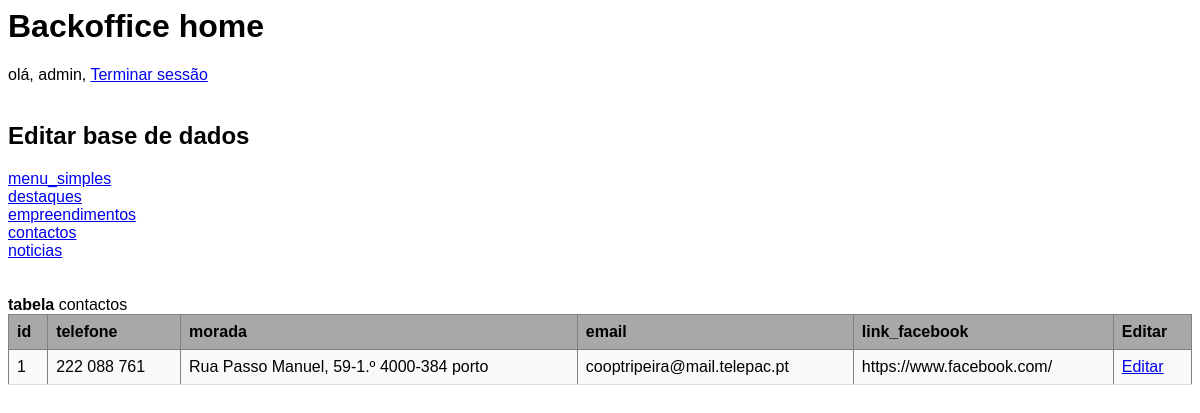
The app's page /backoffice/home.php?tabela=contactos (signed in) with its own data.
### tables this page shows
CREATE TABLE `contactos` (
  `id` int(11) NOT NULL,
  `telefone` varchar(250) NOT NULL,
  `morada` varchar(250) NOT NULL,
  `email` varchar(250) NOT NULL,
  `link_facebook` varchar(1000) NOT NULL
);

### helpers/bd_helper.php (called while the page is built, shortened)
<?php
$pdo = new PDO('mysql:host=localhost;dbname=construcao_e_habitacao_bd', 'root', '');
function selectSQL($sql){
    global $pdo;
    $consult = $pdo->query($sql);
    $result = $consult->fetchAll(PDO::FETCH_ASSOC);
    return $result;
}
?>

### backoffice/home.php (the view, shortened to what this page needs)
<?php
function fazer_tabela($sql_statment){
	$tabela = explode(" ", $sql_statment)[sizeof(explode(" ", $sql_statment))-1];
	echo "<b>tabela</b> " . $tabela;
	$sqla = selectSQL($sql_statment);
if (!empty($sqla)) {
    echo "<table class='tabela_outputs_db' border='1'>";
    echo "<tr>";
    foreach ($sqla[0] as $key => $value) {
        echo "<th>$key</th>";
    }
    echo "<th>Editar</th>";
    echo "</tr>";
    foreach ($sqla as $item) {
        echo "<tr>";
        foreach ($item as $value) {
            echo "<td>$value</td>";
        }
        echo "<td><a href='editar.php?tabela=" . $tabela . "&id=" . $item['id'] ."'>Editar</a></td>";
        echo "</tr>";
    }
    echo "</table><br><br>";
} else {
    echo "No results found.";
}
}
?>
<html lang="pt">
<head>
</head>
<body>
<h1>Backoffice home</h1>
olá, <?php echo $_COOKIE['utilizador'] ?>, <a href="logout.php">Terminar sessão</a>
<br><br>
<h2>Editar base de dados</h2>
<a href="?tabela=menu_simples">menu_simples</a><br>
<a href="?tabela=destaques">destaques</a><br>
<a href="?tabela=empreendimentos">empreendimentos</a><br>
<a href="?tabela=contactos">contactos</a><br>
<a href="?tabela=noticias">noticias</a><br>
<br><br>
<?php
if (isset($_GET['tabela'])) {
		$statment = "SELECT * FROM " . $_GET['tabela'];
		fazer_tabela($statment);
} else{
	echo "Selecione uma das tabelas acima para editar a mesma";
}
?>
</body>
</html>

### backoffice/home.php (style rules this page uses)
body { font-family: Arial, sans-serif; font-size: 16px; }
table { border-collapse: collapse; width: 100%; }
th { background-color: #a8a8a8; text-align: left; padding: 8px; }
tr:nth-child(even) { background-color: #f9f9f9; }
td { padding: 8px; border-bottom: 1px solid #ddd; }

### records on screen
contactos: id "1", telefone "222 088 761", morada "Rua Passo Manuel, 59-1.º 4000-384 porto", email "cooptripeira@mail.telepac.pt", link_facebook "https://www.facebook.com/"

### other values on screen
$_COOKIE['utilizador'] "admin"
$tabela "contactos"
$key "id"
$key "telefone"
$key "morada"
$key "email"
$key "link_facebook"
